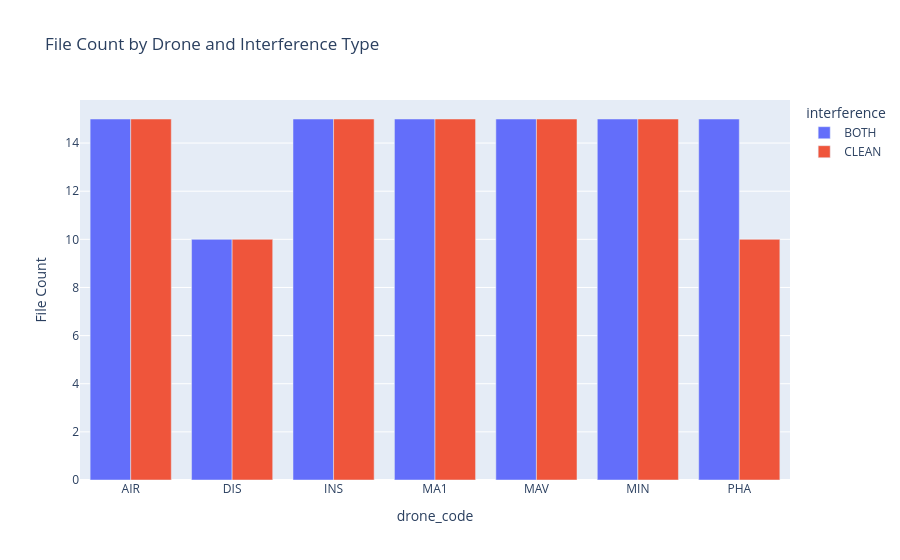

The notebook cell saved with this chart:
### Markdown cell above
#### 3.1.1 File Distribution: CLEAN vs BOTH

### Code cell
interference_comparison = df.groupby(['drone_code', 'interference']).size().reset_index(name='count')

fig = px.bar(interference_comparison, x='drone_code', y='count', color='interference',
             barmode='group', title='File Count by Drone and Interference Type')
fig.update_yaxes(title_text="File Count")
save_figure(fig)
fig.show()

print(f"""
=== Summary ===
CLEAN files: {len(df[df['interference'] == 'CLEAN'])}
BOTH files: {len(df[df['interference'] == 'BOTH'])}

Note: Slight imbalance due to missing combinations (DIS/HO/*, PHA/FY/CLEAN)""")

### Figure 1 — Plotly figure (JSON) as saved in the notebook; plotly's stock layout.template omitted (floating-point values rounded to 4 significant figures)
{"data": [{"alignmentgroup": "True", "hovertemplate": "interference=BOTH<br>drone_code=%{x}<br>count=%{y}<extra></extra>", "legendgroup": "BOTH", "marker": {"color": "#636efa", "pattern": {"shape": ""}}, "name": "BOTH", "offsetgroup": "BOTH", "orientation": "v", "showlegend": true, "textposition": "auto", "type": "bar", "x": ["AIR", "DIS", "INS", "MA1", "MAV", "MIN", "PHA"], "xaxis": "x", "y": [15, 10, 15, 15, 15, 15, 15], "yaxis": "y"}, {"alignmentgroup": "True", "hovertemplate": "interference=CLEAN<br>drone_code=%{x}<br>count=%{y}<extra></extra>", "legendgroup": "CLEAN", "marker": {"color": "#EF553B", "pattern": {"shape": ""}}, "name": "CLEAN", "offsetgroup": "CLEAN", "orientation": "v", "showlegend": true, "textposition": "auto", "type": "bar", "x": ["AIR", "DIS", "INS", "MA1", "MAV", "MIN", "PHA"], "xaxis": "x", "y": [15, 10, 15, 15, 15, 15, 10], "yaxis": "y"}], "layout": {"barmode": "group", "legend": {"title": {"text": "interference"}, "tracegroupgap": 0}, "title": {"text": "File Count by Drone and Interference Type"}, "xaxis": {"anchor": "y", "domain": [0, 1], "title": {"text": "drone_code"}}, "yaxis": {"anchor": "x", "domain": [0, 1], "title": {"text": "File Count"}}}}
